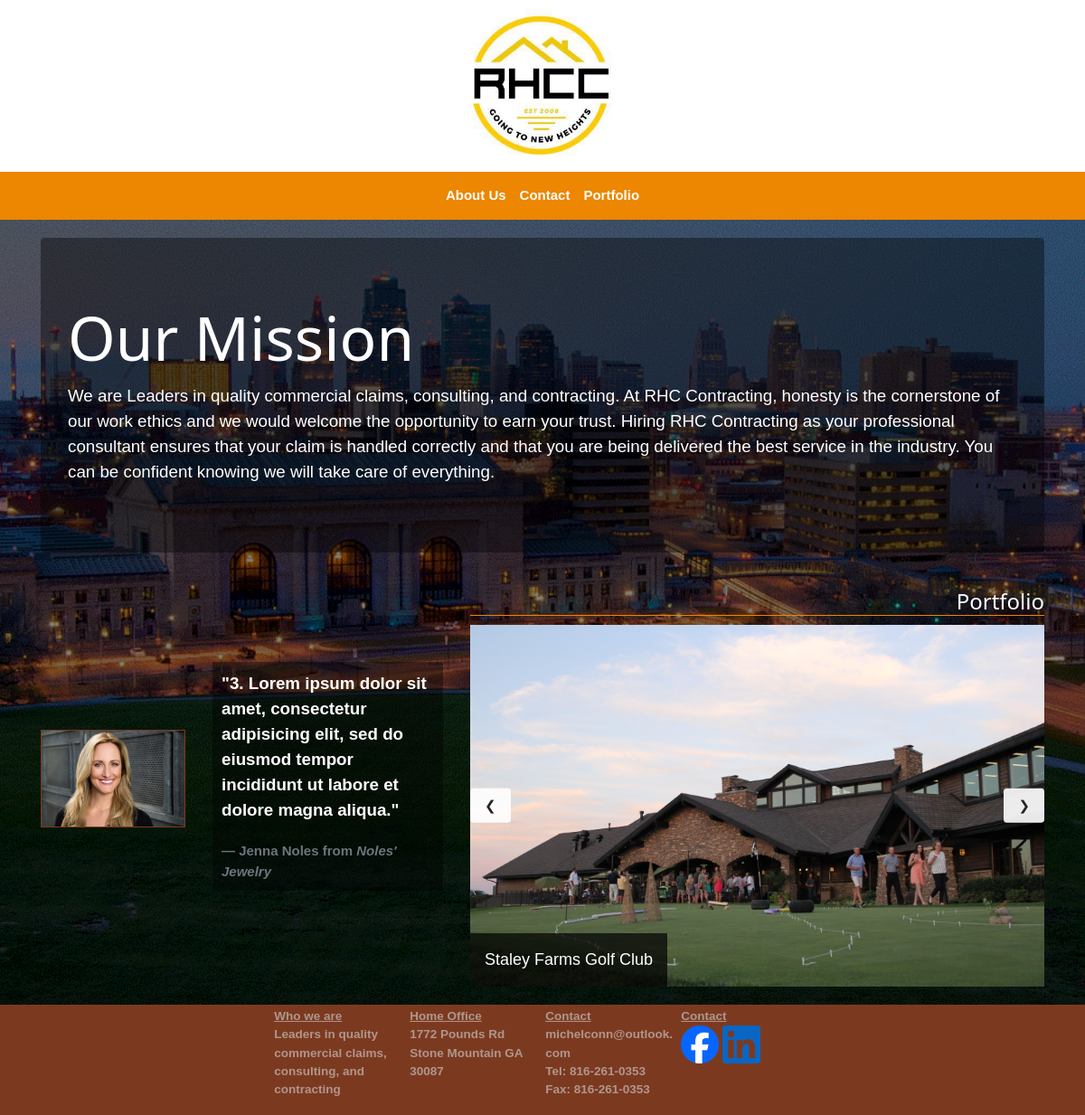
The page / on the database its author committed.
### info_app/models.py (models this page shows, shortened)
class model_testimonial(models.Model):
    person = models.CharField(max_length=128)
    company = models.CharField(max_length=128)
    quote = models.CharField(max_length=512,blank=True)
    personpic = models.ImageField()

class model_job(models.Model):
    title = models.CharField(max_length=128)
    location = models.CharField(max_length=128)
    description = models.CharField(max_length=512)
    quote = models.CharField(max_length=512,blank=True)
    mainpic = models.ImageField()

### info_app/views.py (the view)
# urls.py: path('',views.view_joblist_index.as_view(),name='index'),
class view_joblist_index(ListView):
    context_object_name = 'job_list_index'
    model = models.model_job
    def get_context_data(self, **kwargs):
        context = super().get_context_data(**kwargs)
        max_id = models.model_testimonial.objects.all().order_by("-id")[0]
        while True:
            pk = randint(0, max_id.pk)
            testimonial = models.model_testimonial.objects.filter(pk=pk).first()
            if testimonial:
                context['testimonial'] = testimonial
                return context
    template_name = 'index.html'

### info_app/templates/index.html (shortened to what this page needs)
{% extends "base.html" %}
{% load static %}
{% block style_block %}
<link rel="stylesheet" href="{% static 'info_app/css/index.css' %}">
{% endblock %}
{% block body_block %}
<div class="container">
  <div class="jumbotron">
    <h1 class="display-3 w3-animate-right">Our Mission</h1>
    <p class="lead w3-animate-left">
    We are Leaders in quality commercial claims, consulting, and contracting. At RHC Contracting, honesty is the cornerstone of our work ethics and we would welcome the opportunity to earn your trust.
    Hiring RHC Contracting as your professional consultant ensures that your claim is handled correctly and that you are being delivered the best service in the industry.
    You can be confident knowing we will take care of everything.
    </p>
  </div>
</div>
<div class="container" id="rowcont">
  <div class="row">
    <div class="col-md-2 d-flex align-items-center">
      <a href="{% url 'info_app:about' %}">
      <img src="{{testimonial.personpic.url}}" alt="{% static 'info_app/images/person-light.png' %}" class="img-fluid" style="margin-bottom:10px;border:1px solid #7b3a20;">
    </a>
    </div>
    <div class="col-md-3 d-flex align-items-center justify-content-center">
      <blockquote class="blockquote">
        <a href="{% url 'info_app:about' %}">
        <p class="mb-0" style="color:white">"{{testimonial.quote}}"</p>
        <footer class="blockquote-footer">{{testimonial.person}} from <cite title="Source Title">{{testimonial.company}}</cite></footer>
        </a>
      </blockquote>
     </div>
    <div class="col-md-7">
      <h3>Portfolio</h3>
      <div class="w3-content w3-display-container" id="indexSlidShow">
        {% for jobindex in job_list_index %}
        <div class="w3-display-container mySlides" style="text-align:center;">
          <a href="{% url 'info_app:joblist' %}">
          <img src="{{jobindex.mainpic.url}}" class="w3-animate-opacity" >
          </a>
          <div class="w3-display-bottomleft w3-large w3-container w3-padding-16 w3-animate-opacity" style="background-color:rgba(0,0,0,0.7);color:white;">
            {{jobindex.title}}
          </div>
        </div>
        {% endfor %}
        <button class="w3-button w3-display-left btn" onclick="plusDivs(-1)" style="background-color:rgba(255,255,255,0.9)">&#10094;</button>
        <button class="w3-button w3-display-right btn" onclick="plusDivs(+1)" style="background-color:rgba(255,255,255,0.9)">&#10095;</button>
      </div>
    </div>
  </div>
</div>
{% endblock %}

### info_app/static/info_app/dependencies/w3.css (style rules this page uses)
*,*:before,*:after { box-sizing:inherit }
html { -ms-text-size-adjust:100%;-webkit-text-size-adjust:100% }
body { margin:0 }
article,aside,details,figcaption,figure,footer,header,main,menu,nav,section { display:block }
a { background-color:transparent }
img { border-style:none }
button,input,select,textarea,optgroup { font:inherit;margin:0 }
button,input { overflow:visible }
button,select { text-transform:none }
button,[type=button],[type=reset],[type=submit] { -webkit-appearance:button }
html,body { font-family:Verdana,sans-serif;font-size:15px;line-height:1.5 }
html { overflow-x:hidden }
h1 { font-size:36px }
h3 { font-size:24px }
h1,h2,h3,h4,h5,h6 { font-family:"Segoe UI",Arial,sans-serif;font-weight:400;margin:10px 0 }
img { vertical-align:middle }
a { color:inherit }
.w3-btn,.w3-button { border:none;display:inline-block;padding:8px 16px;vertical-align:middle;overflow:hidden;text-decoration:none;color:inherit;background-color:inherit;text-align:center;cursor:pointer;white-space:nowrap }
.w3-btn,.w3-button { -webkit-touch-callout:none;-webkit-user-select:none;-khtml-user-select:none;-moz-user-select:none;-ms-user-select:none;user-select:none }
.w3-tooltip,.w3-display-container { position:relative }
.w3-container:after,.w3-container:before,.w3-panel:after,.w3-panel:before,.w3-row:after,.w3-row:before,.w3-row-padding:after,.w3-row-padding:before, .w3-cell-row:before,.w3-cell-row:after,.w3-clear:after,.w3-clear:before,.w3-bar:before,.w3-bar:after { content:"";display:table;clear:both }
.w3-content,.w3-auto { margin-left:auto;margin-right:auto }
.w3-content { max-width:980px }
.w3-display-bottomleft { position:absolute;left:0;bottom:0 }
.w3-display-left { position:absolute;top:50%;left:0%;transform:translate(0%,-50%);-ms-transform:translate(-0%,-50%) }
.w3-display-right { position:absolute;top:50%;right:0%;transform:translate(0%,-50%);-ms-transform:translate(0%,-50%) }
.w3-container,.w3-panel { padding:0.01em 16px }
.w3-animate-opacity { animation:opac 0.8s }
.w3-animate-left { position:relative;animation:animateleft 0.4s }
.w3-animate-right { position:relative;animation:animateright 0.4s }
.w3-large { font-size:18px!important }
.w3-padding-16 { padding-top:16px!important;padding-bottom:16px!important }

### info_app/static/info_app/css/index.css (style rules this page uses)
body { background-image: linear-gradient( rgba(0, 0, 0, 0.5), rgba(0, 0, 0, 0.5)), url("/static/info_app/images/Kansas_City_reduced.gif") !important; background-repeat: no-repeat; background-position: center; background-size: cover; }
.jumbotron { background-color: rgba(0,0,0,0.4); color: white; }
.img-fluid { margin: auto; display: block; }
.col-md-3 p { margin-bottom: 20px; }
.col-md-3 p,footer { background-color: rgba(0,0,0,0.4); padding: 10px; }
.col-md-7 h3 { color: white; border-bottom: 1px solid #ED8600; text-align: right; }
.mySlides { width: 100%; height: 400px; background-position: center; background-repeat: no-repeat; background-size: cover; overflow: hidden; }
.mySlides img { position: absolute; top: -9999px; bottom: -9999px; left: -9999px; right: -9999px; margin: auto; width: 100%; }

### info_app/static/info_app/css/base.css (style rules this page uses)
* { font-family: 'Noto Sans', sans-serif; }
html,body { background-color: #D7D7D7; overflow: scroll; width: 100%; height: 100%; margin: 0px; padding: 0px; }
a { color: white; font-weight: bold; font-size: 1em; }

### rows shown on the page
model_testimonial: personpic (picture), quote "3. Lorem ipsum dolor sit amet, consectetur adipisicing elit, sed do eiusmod tempor incididunt ut labore et dolore magna aliqua.", person "Jenna Noles", company "Noles' Jewelry"
model_job: mainpic (picture), title "Staley Farms Golf Club"
